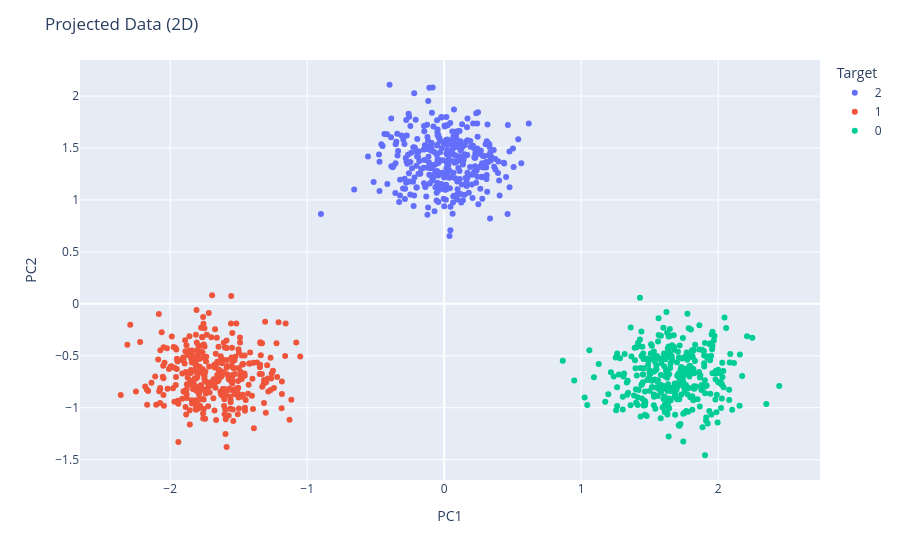

The cell this chart's notebook holds for it:
### Markdown cell above
## Visualization of reduce Dimension

### Code cell
pca_df["Target"] = y["Target"].astype(str)
fig = px.scatter(pca_df, x='PC1', y='PC2',color="Target")
fig.update_layout(title="Projected Data (2D)")
fig.show()

### Figure 1 — Plotly figure (JSON) as saved in the notebook; plotly's stock layout.template omitted (floating-point values rounded to 4 significant figures; data arrays with more than 128 entries replaced by an {"elided": "..."} marker saying what was removed)
{"data": [{"hovertemplate": "Target=2<br>PC1=%{x}<br>PC2=%{y}<extra></extra>", "legendgroup": "2", "marker": {"color": "#636efa", "symbol": "circle"}, "mode": "markers", "name": "2", "orientation": "v", "showlegend": true, "type": "scatter", "x": {"elided": "333 float values"}, "xaxis": "x", "y": {"elided": "333 float values"}, "yaxis": "y"}, {"hovertemplate": "Target=1<br>PC1=%{x}<br>PC2=%{y}<extra></extra>", "legendgroup": "1", "marker": {"color": "#EF553B", "symbol": "circle"}, "mode": "markers", "name": "1", "orientation": "v", "showlegend": true, "type": "scatter", "x": {"elided": "333 float values"}, "xaxis": "x", "y": {"elided": "333 float values"}, "yaxis": "y"}, {"hovertemplate": "Target=0<br>PC1=%{x}<br>PC2=%{y}<extra></extra>", "legendgroup": "0", "marker": {"color": "#00cc96", "symbol": "circle"}, "mode": "markers", "name": "0", "orientation": "v", "showlegend": true, "type": "scatter", "x": {"elided": "334 float values"}, "xaxis": "x", "y": {"elided": "334 float values"}, "yaxis": "y"}], "layout": {"legend": {"title": {"text": "Target"}, "tracegroupgap": 0}, "margin": {"t": 60}, "title": {"text": "Projected Data (2D)"}, "xaxis": {"anchor": "y", "domain": [0, 1], "title": {"text": "PC1"}}, "yaxis": {"anchor": "x", "domain": [0, 1], "title": {"text": "PC2"}}}}
